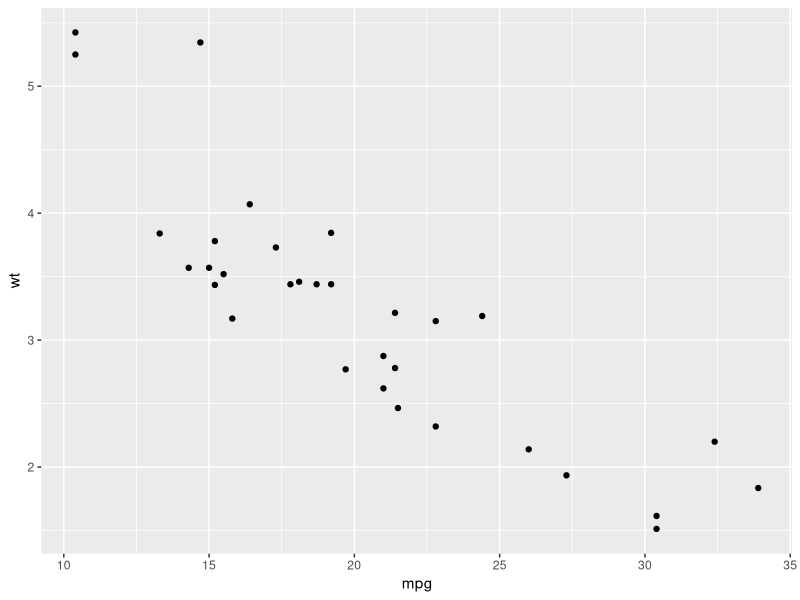
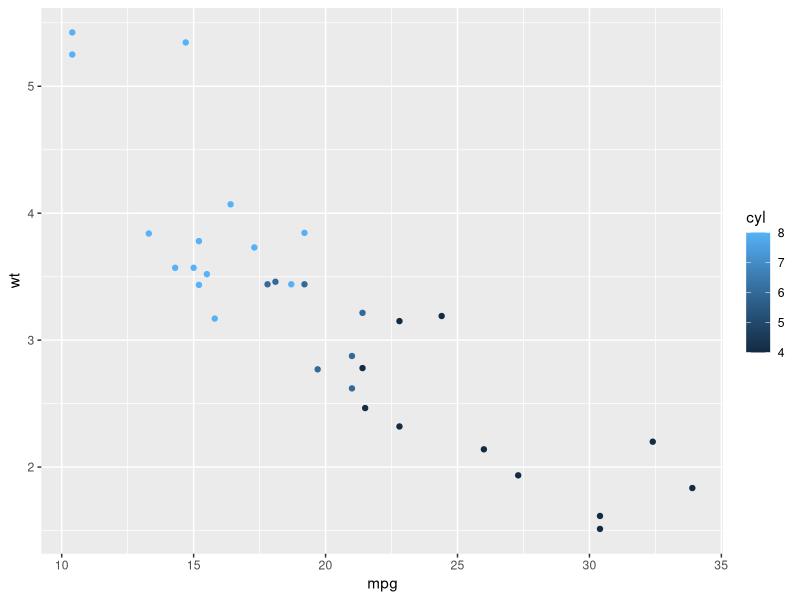
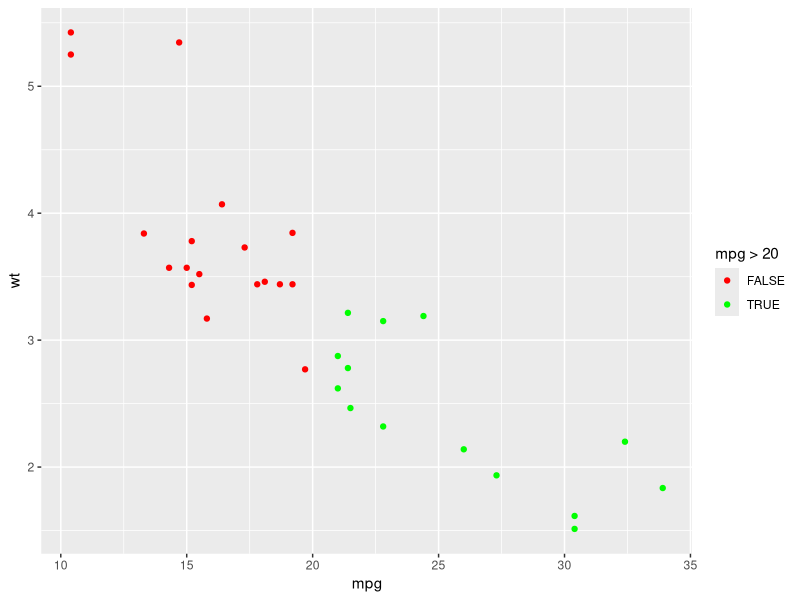
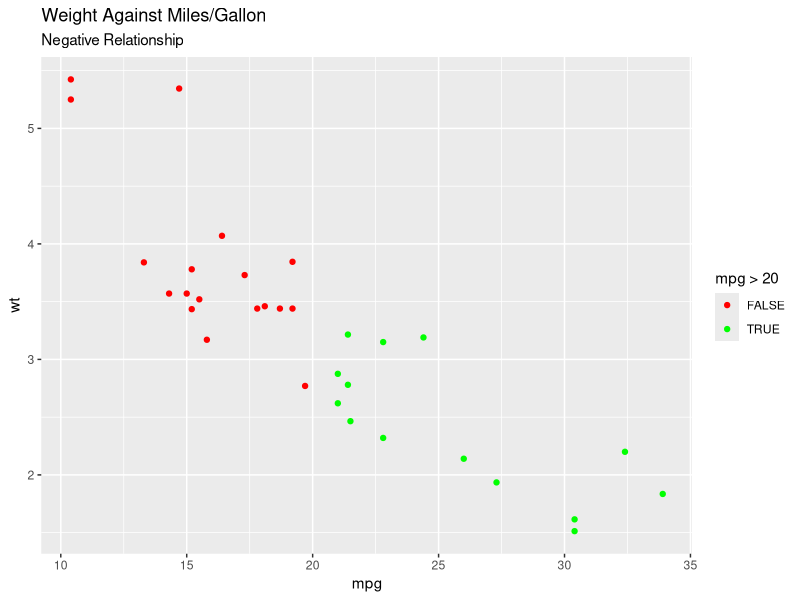
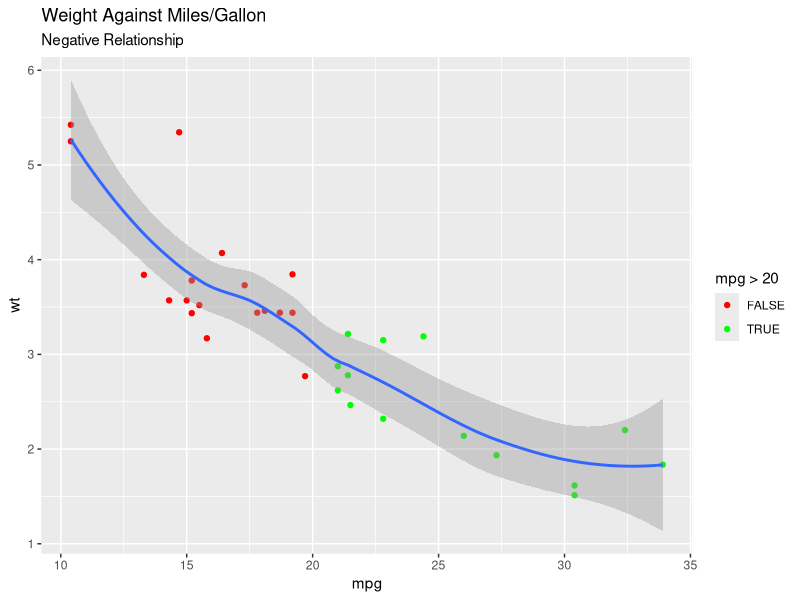

Source code (R) for these figures, in order:

# ---- Question 1 ----
#Created R script and named it MAITCHISON 

# ---- Question 2 ----
#Load selected packages 

library(dplyr) #packages loaded using library function
library(tidyr)
library(ggplot2)

# ---- Question 3 ---- 
#run mtcars in console, and then create new data set turning row names into a column 

mtcars2 <- tibble::rownames_to_column(mtcars, "Car") #Found on stackexchange, converts row names to column

#---- Question 4 ----

#Question 4a
#Add new column giving TRUE/FALSE dependent on if a car does more than 20 miles/gallon

mtcars3 <- mtcars2 |> #Create new data set for this question
  mutate(Efficient = ifelse(mpg > 20, TRUE, FALSE)) #Use mutate to add column, and ifelse to wrtie a condition

#Question 4b
#Create new data set giving mean miles/gallon for each combination of cyl and gear

mtcars4 <- mtcars3 |> #Create new data set
  group_by(cyl, gear) |> # use group_by to group by the two specified attributes
  summarise(avg_mpg = mean(mpg)) #use mean function to calculate average

#Question 4c
#Ensure the output to 4b is not grouped by reading documentation of 'summarise'

#by default, summerise eliminates the last stated group used in group_by, this can be overidden using .groups
mtcars4 <- mtcars3 |> #Create new data set 
  group_by(cyl, gear,) |>
  summarise(avg_mpg = mean(mpg), .groups = 'drop') #eliminates all grouping

#Question 4d
#Bonus: Do the same, but include each make of car in the output using 'separate'

mtcars5 <- mtcars2 |> #Create new data set
  separate(col = Car, into = c('Make','Model'), sep = ' ', extra = "drop", fill = "right") |> #separate column at the point of space between two words
  group_by(Make, cyl, gear) |>
  summarise(avg_mpg = mean(mpg), .groups = 'drop')

#Note- some null values are given when the 'Car' category only has one word, this means entries in the new 'Model' column
#can be null. But since we only want 'Make' we can move past this error

# ---- Question 5 ---- 

#Question 5a - scatter plot of miles/gallon against weight

ggplot(data = mtcars) + 
  geom_point(mapping = aes(x = mpg, y = wt)) #use geom_plot to create scatter graph

#Question 5b
#Colour the points to indicate the number of cylinders

ggplot(data = mtcars) + 
  geom_point(mapping = aes(x = mpg, y = wt, color = cyl)) #use the colour aesthetic to indicate points based on cyl

#Question 5c -
#give the points a different shape if the car does more than 20 miles/gallon

#This first attempt works but includes a overly large key
#ggplot(data = mtcars) + 
 # geom_point(mapping = aes(x = mpg, y = wt, color = ifelse(mpg > 20, 'red', 'blue')))

ggplot(data = mtcars) + 
  geom_point(mapping = aes(x = mpg, y = wt, color = mpg > 20)) + #use this condition 
  scale_colour_manual(name = 'mpg > 20', values = setNames(c('green','red'),c(T, F))) #manually change colour based on above condition

#Question 5d
#Give the plot a title and subtitle
ggplot(data = mtcars) + 
  geom_point(mapping = aes(x = mpg, y = wt, color = mpg > 20)) +
  scale_colour_manual(name = 'mpg > 20', values = setNames(c('green','red'),c(T, F))) +
  labs(title = "Weight Against Miles/Gallon", #use labs fucntion to add title and subtitle
     subtitle = "Negative Relationship")

#Question 5e
#Fit a smooth plot
ggplot(data = mtcars) + 
  geom_point(mapping = aes(x = mpg, y = wt, color = mpg > 20)) +
  scale_colour_manual(name = 'mpg > 20', values = setNames(c('green','red'),c(T, F))) +
  labs(title = "Weight Against Miles/Gallon",
       subtitle = "Negative Relationship") +
  geom_smooth(mapping = aes(x = mpg, y = wt)) #use geom_smooth to add smooth plot

#Question 6
#Ensure script is commented
